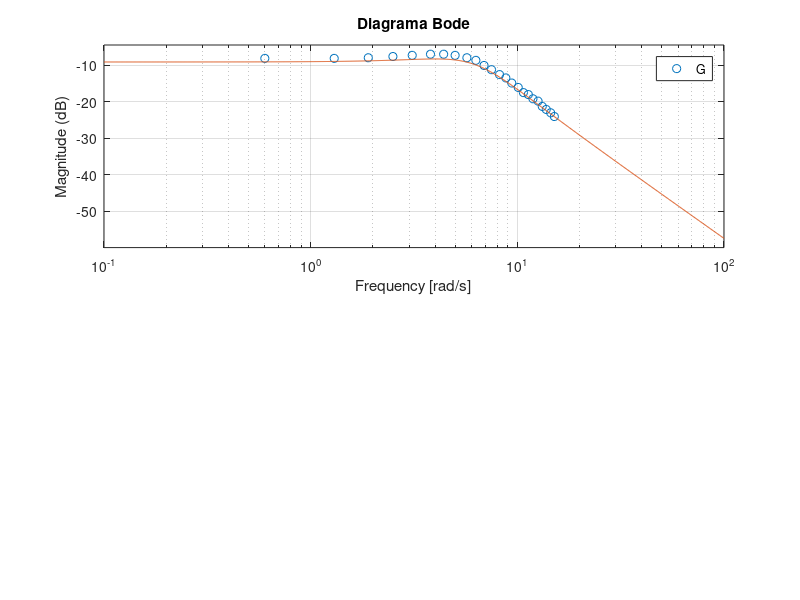

MATLAB code to generate this figure: (Note: this script raises an error after producing the figure.)
clear all;
close all;
clc;

%Valores Medidos no Lab1
Frequencia=[0.6 1.3 1.9 2.5 3.1 3.8 4.4 5 5.7 6.3 6.9 7.5 8.2 8.8 9.4 10.1 10.7 11.3 11.9 12.6 13.2 13.8 14.5 15.1]; %rad/s
phase = [-7 -14 -24 -30 -40 -52 -63 -75 -80 -92 -100 -112 -121 -127 -133 -135 -140 -142 -142 -145 -147 -149 -150 -150]; %graus
Magnitude = [-8.13 -8.13 -7.96 -7.62 -7.3 -6.99 -6.99 -7.3 -7.96 -8.67 -10.07 -11.23 -12.57 -13.48 -14.88 -16.09 -17.5 -18.03 -19.19 -19.83 -21.28 -22.11 -23.03 -24.05]; %dB

%Funcao de tranferencia encontrada no Lab2
k = 0.35;
xi = 0.54;
wn = 6.2;
G = k*(tf(wn^2,[1 2*xi*wn wn^2]));

%roots(G);
pole(G)
zero(G)
%rlocus(G)
 
%Plot Diagrama de Bode 
subplot(2,1,1);
semilogx(Frequencia,Magnitude,'o');
hold on
bodemag(G);
ylabel('Magnitude (dB)');
title('Diagrama Bode');
grid on;

h=bodeoptions;
h.Magvisible = 'off';
subplot(2,1,2);
bode(G,h);
grid on;
hold on
semilogx(Frequencia,phase,'o');
ylabel('Fase (deg)');
xlabel('Frequencia (Hz)');


%sisotool(G)